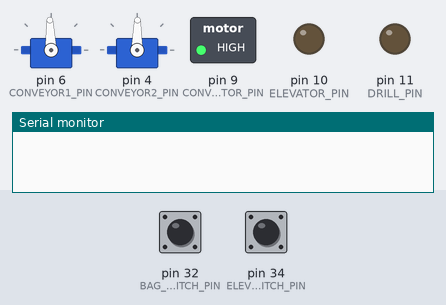
Simulated run of this sketch. Board: Arduino Mega 2560, built with avr-gcc and run on an emulated ATmega2560. Parts: 2 × servo, switched loads named in the sketch (green lamp = pin HIGH), output pins drawn as LEDs (lit = HIGH), the last lines printed to the serial monitor. The test bench sets the inputs (shaded band); at power-on: pin 32 (BAG_SWITCH_PIN) HIGH, pin 34 (ELEVATOR_SWITCH_PIN) HIGH.

Above: at 1.8 s.
1.9 s: pin 32 (BAG_SWITCH_PIN) pulled LOW for 0.15 s
At 4.95 s:
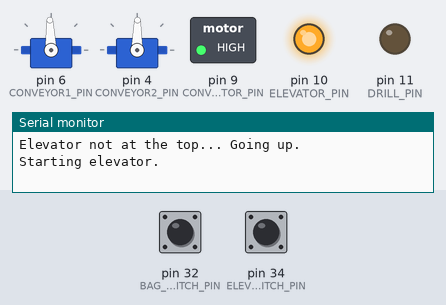
5.0 s: pin 34 (ELEVATOR_SWITCH_PIN) pulled LOW for 0.15 s
At 5.3 s:
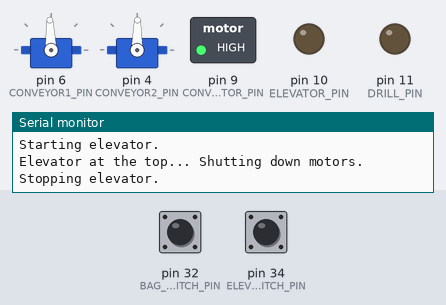
7.5 s: pin 34 (ELEVATOR_SWITCH_PIN) pulled LOW for 3.2 s
At 11.4 s:
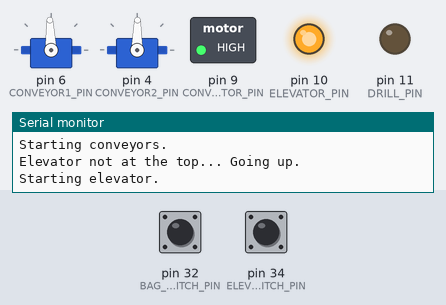
12.2 s: pin 32 (BAG_SWITCH_PIN) driven LOW and pin 34 (ELEVATOR_SWITCH_PIN) driven LOW
At 14.7 s:
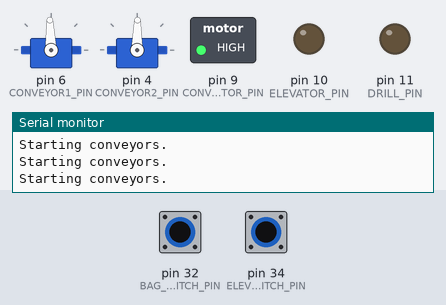
15.2 s: pin 34 (ELEVATOR_SWITCH_PIN) driven HIGH
At 16.0 s:
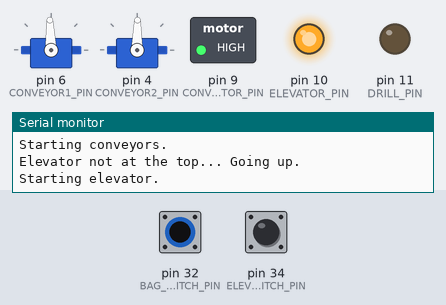
16.7 s: pin 34 (ELEVATOR_SWITCH_PIN) driven LOW
At 23.6 s:
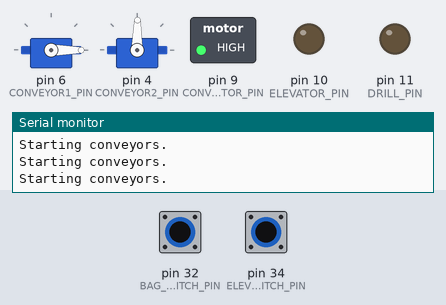
Timing chart, 0 to 31.2 s (numbered marks = the images above; inputs shaded):
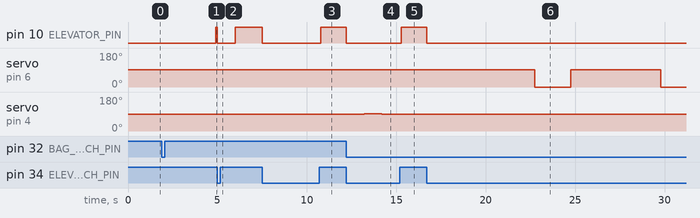

Measured:
- after the input at 1.9 s, pin 10 (ELEVATOR_PIN): LOW → HIGH after 3.0 s
- after the input at 5.0 s, pin 10 (ELEVATOR_PIN): HIGH → LOW at once, → HIGH 1.0 s later
- after the input at 7.5 s, pin 10 (ELEVATOR_PIN): HIGH → LOW at once, → HIGH 3.3 s later
- after the input at 12.2 s, pin 10 (ELEVATOR_PIN): HIGH → LOW at once; servo on pin 4 (CONVEYOR2_PIN): 89° → 92° after 1.0 s, → 89° 1.0 s later
- after the input at 15.2 s, pin 10 (ELEVATOR_PIN): LOW → HIGH after 0.08 s
- after the input at 16.7 s, pin 10 (ELEVATOR_PIN): HIGH → LOW at once; servo on pin 6 (CONVEYOR1_PIN): 92° → 0° after 6.0 s, → 92° 2.0 s later, → 0° 5.0 s later

The sketch:

LoadingStation.ino
```cpp
#include <Servo.h>
#include "ForceStopVehicle.h"
#include "LimitSwitch.h"
#include "ForceStopVehicle.h"
#include "Hardware.h"
#include "Vehicle.h"
#include "AllStates.h"

//////// Pins ////////
#define ELEVATOR_SWITCH_PIN     34
#define BAG_SWITCH_PIN          32
#define DRILL_PIN               11
#define ELEVATOR_PIN            10
#define CONVEYOR1_PIN           6
#define CONVEYOR2_PIN           4
#define CONVEYOR2_MOTOR_PIN     9

#define TIME_LIMIT_SWITCH_TO_FREE_FALL 1000
#define TIME_FREE_FALL_AND_MAG_MOVE    1000

//////// PWM ////////
#define CONVEYOR_RUN   00
#define CONVEYOR_RUN_2   89
#define CONVEYOR_STOP  92

//////// Variables ////////
LimitSwitch elevatorSwitch(ELEVATOR_SWITCH_PIN);
LimitSwitch bagSwitch(BAG_SWITCH_PIN);
Servo conveyor1;
Servo conveyor2;

unsigned long conveyor1_running_until = 0;
unsigned long conveyor1_stopped_until = 0;
unsigned long CONVEYOR1_RUNTIME = 2000;
unsigned long CONVEYOR1_STOPTIME = 5000;

void setup() {
  Serial.begin(9600);

  elevatorSwitch.Setup();
  bagSwitch.Setup();

  pinMode(ELEVATOR_PIN, OUTPUT);
  digitalWrite(ELEVATOR_PIN, LOW);
  pinMode(DRILL_PIN, OUTPUT);
  digitalWrite(DRILL_PIN, LOW);
  pinMode(CONVEYOR2_MOTOR_PIN, OUTPUT);
  digitalWrite(CONVEYOR2_MOTOR_PIN, LOW);

  conveyor1.write(CONVEYOR_STOP); // Set initial position
  conveyor1.attach(CONVEYOR1_PIN);
  conveyor1.write(CONVEYOR_STOP); // Set initial position

  conveyor2.write(CONVEYOR_RUN_2); // Set initial position
  conveyor2.attach(CONVEYOR2_PIN);
  conveyor2.write(CONVEYOR_RUN_2); // Set initial position

  pinMode(CONVEYOR2_MOTOR_PIN, OUTPUT);
  digitalWrite(CONVEYOR2_MOTOR_PIN, HIGH);

  delay(1000);
  bagSwitch.WaitForPress();
  delay(3000);
}

boolean bagSwitchStatus = false;
float bagCount = 0;
unsigned long tempTime = 0;
boolean waitingForPocheToTombe = 0;

void CheckPoches(){
  if(bagSwitch.ReadInput() && !bagSwitchStatus){
    bagSwitchStatus = true;
    conveyor1.write(CONVEYOR_STOP);
    conveyor2.write(CONVEYOR_STOP);
    delay(1000);
    conveyor2.write(CONVEYOR_RUN_2);
  }
  else if(!bagSwitch.ReadInput() && bagSwitchStatus){
    bagSwitchStatus = false;

  }
}

void SetConveyors(){
  if(conveyor1_running_until != 0 && conveyor1_running_until < millis())
  {
    Serial.println("Stop conveyor1");
    conveyor1_stopped_until = millis() + CONVEYOR1_STOPTIME;
    conveyor1_running_until = 0;
    conveyor1.write(CONVEYOR_STOP);
  }
  else if(conveyor1_stopped_until != 0 && conveyor1_stopped_until < millis())
  {
    Serial.println("Start conveyor1");
    conveyor1_running_until = millis() + CONVEYOR1_RUNTIME;
    conveyor1_stopped_until = 0;
    conveyor1.write(CONVEYOR_RUN);
  }
  conveyor2.write(CONVEYOR_RUN_2);
}

void loop(){
    digitalWrite(CONVEYOR2_MOTOR_PIN, HIGH);
    // L'ascenseur n'est pas en haut
    if ( ! elevatorSwitch.ReadInput() )
    {
      Serial.println("Elevator not at the top... Going up.");
      // Arreter le tapis sur l'ascenseur (au cas ou il roulerait...)
      conveyor1.write(CONVEYOR_STOP);
      // On monte l'ascenseur et on attend
      Serial.println("Starting elevator.");
      digitalWrite(ELEVATOR_PIN, HIGH);
      elevatorSwitch.WaitForPress();
      Serial.println("Elevator at the top... Shutting down motors.");
      // Arreter l'ascenseur
      digitalWrite(ELEVATOR_PIN, LOW);
      Serial.println("Stopping elevator.");
      delay(1000);
      conveyor1_running_until = millis();
    }
    else{
      Serial.println("Starting conveyors.");
      // Si les deux switches sont appuyées, on roule les deux tapis avec un petit pattern sur le premier.
      SetConveyors();
      CheckPoches();
    }
}
```
